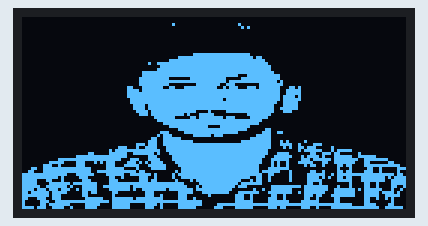
This sketch was run on a simulated Arduino Uno, built with avr-gcc and run on an emulated ATmega328P. Parts: 128×64 one-colour display.

Above: at 2.1 s.

The sketch:

oled__ME_2.0.ino
```cpp
#include <Wire.h>
#include <Adafruit_GFX.h>
#include <Adafruit_SSD1306.h>

#define SCREEN_WIDTH 128
#define SCREEN_HEIGHT 64

Adafruit_SSD1306 display(SCREEN_WIDTH, SCREEN_HEIGHT, &Wire, -1);

static const uint8_t image_data_Saraarray[1024] = {
    0x00, 0x00, 0x00, 0x00, 0x00, 0x00, 0x00, 0x00, 0x00, 0x00, 0x00, 0x00, 0x00, 0x00, 0x00, 0x00,
    0x00, 0x00, 0x00, 0x00, 0x00, 0x00, 0x00, 0x00, 0x00, 0x00, 0x00, 0x00, 0x00, 0x00, 0x00, 0x00,
    0x00, 0x00, 0x00, 0x00, 0x00, 0x00, 0x20, 0x00, 0x00, 0x80, 0x00, 0x00, 0x00, 0x00, 0x00, 0x00,
    0x00, 0x00, 0x00, 0x00, 0x00, 0x00, 0x00, 0x00, 0x00, 0x50, 0x00, 0x00, 0x00, 0x00, 0x00, 0x00,
    0x00, 0x00, 0x00, 0x00, 0x00, 0x00, 0x00, 0x00, 0x00, 0x00, 0x00, 0x00, 0x00, 0x00, 0x00, 0x00,
    0x00, 0x00, 0x00, 0x00, 0x00, 0x00, 0x00, 0x00, 0x00, 0x00, 0x00, 0x00, 0x00, 0x00, 0x00, 0x00,
    0x00, 0x00, 0x00, 0x00, 0x00, 0x00, 0x00, 0x00, 0x00, 0x00, 0x00, 0x00, 0x00, 0x00, 0x00, 0x00,
    0x00, 0x00, 0x00, 0x00, 0x00, 0x00, 0x00, 0x00, 0x00, 0x00, 0x00, 0x00, 0x00, 0x00, 0x00, 0x00,
    0x00, 0x00, 0x00, 0x00, 0x00, 0x00, 0x00, 0x00, 0x00, 0x00, 0x00, 0x00, 0x00, 0x00, 0x00, 0x00,
    0x00, 0x00, 0x00, 0x00, 0x00, 0x00, 0x00, 0x00, 0x00, 0x00, 0x00, 0x00, 0x00, 0x00, 0x00, 0x00,
    0x00, 0x00, 0x00, 0x00, 0x00, 0x00, 0x00, 0x00, 0x00, 0x00, 0x00, 0x00, 0x00, 0x00, 0x00, 0x00,
    0x00, 0x00, 0x00, 0x00, 0x00, 0x00, 0x00, 0x00, 0x00, 0x00, 0x00, 0x00, 0x00, 0x00, 0x00, 0x00,
    0x00, 0x00, 0x00, 0x00, 0x00, 0x00, 0x00, 0x7f, 0xff, 0xf0, 0x00, 0x00, 0x00, 0x00, 0x00, 0x00,
    0x00, 0x00, 0x00, 0x00, 0x00, 0x00, 0x0f, 0xff, 0xff, 0xfb, 0x00, 0x00, 0x00, 0x00, 0x00, 0x00,
    0x00, 0x00, 0x00, 0x00, 0x00, 0x00, 0x7f, 0xff, 0xff, 0xff, 0x80, 0x00, 0x00, 0x00, 0x00, 0x00,
    0x00, 0x00, 0x00, 0x00, 0x00, 0x27, 0xff, 0xff, 0xff, 0xff, 0xc0, 0x00, 0x00, 0x00, 0x00, 0x00,
    0x00, 0x00, 0x00, 0x00, 0x00, 0x03, 0xff, 0xff, 0xff, 0xff, 0xe0, 0x00, 0x00, 0x00, 0x00, 0x00,
    0x00, 0x00, 0x00, 0x00, 0x00, 0x07, 0xff, 0xff, 0xff, 0xff, 0xe0, 0x00, 0x00, 0x00, 0x00, 0x00,
    0x00, 0x00, 0x00, 0x00, 0x00, 0xff, 0xff, 0xff, 0xff, 0xff, 0xf0, 0x00, 0x00, 0x00, 0x00, 0x00,
    0x00, 0x00, 0x00, 0x00, 0x00, 0xff, 0xff, 0xff, 0xff, 0x1f, 0xfc, 0x00, 0x00, 0x00, 0x00, 0x00,
    0x00, 0x00, 0x00, 0x00, 0x01, 0xff, 0x80, 0xff, 0xf0, 0x7f, 0xfc, 0x00, 0x00, 0x00, 0x00, 0x00,
    0x00, 0x00, 0x00, 0x00, 0x01, 0xff, 0xff, 0xff, 0xf7, 0xff, 0xfa, 0x00, 0x00, 0x00, 0x00, 0x00,
    0x00, 0x00, 0x00, 0x00, 0x01, 0xff, 0x80, 0x3f, 0xce, 0x01, 0xfe, 0x00, 0x00, 0x00, 0x00, 0x00,
    0x00, 0x00, 0x00, 0x00, 0x18, 0xfe, 0x63, 0xff, 0x97, 0x1d, 0xfc, 0x68, 0x00, 0x00, 0x00, 0x00,
    0x00, 0x00, 0x00, 0x00, 0x1e, 0xff, 0xff, 0xff, 0xff, 0xff, 0xfc, 0xf8, 0x00, 0x00, 0x00, 0x00,
    0x00, 0x00, 0x00, 0x00, 0x1f, 0xff, 0xff, 0xff, 0xff, 0xff, 0xfc, 0xf8, 0x00, 0x00, 0x00, 0x00,
    0x00, 0x00, 0x00, 0x00, 0x1f, 0xff, 0xff, 0xff, 0xff, 0xff, 0xfd, 0xe8, 0x00, 0x00, 0x00, 0x00,
    0x00, 0x00, 0x00, 0x00, 0x0f, 0xff, 0xff, 0xff, 0xef, 0xff, 0xfd, 0xf8, 0x00, 0x00, 0x00, 0x00,
    0x00, 0x00, 0x00, 0x00, 0x0f, 0xff, 0xff, 0xff, 0xff, 0xff, 0xf9, 0xf0, 0x00, 0x00, 0x00, 0x00,
    0x00, 0x00, 0x00, 0x00, 0x07, 0xbf, 0xff, 0xff, 0xff, 0xff, 0xf1, 0xf0, 0x00, 0x00, 0x00, 0x00,
    0x00, 0x00, 0x00, 0x00, 0x07, 0xbf, 0xff, 0xff, 0xff, 0xff, 0xf3, 0xf0, 0x00, 0x00, 0x00, 0x00,
    0x00, 0x00, 0x00, 0x00, 0x03, 0xdf, 0xff, 0xc2, 0x0f, 0xff, 0xf1, 0xc0, 0x00, 0x00, 0x00, 0x00,
    0x00, 0x00, 0x00, 0x00, 0x01, 0xdf, 0xfd, 0x1f, 0x00, 0x1f, 0xe0, 0x00, 0x00, 0x00, 0x00, 0x00,
    0x00, 0x00, 0x00, 0x00, 0x00, 0x0f, 0xe0, 0xdf, 0xee, 0x0f, 0xc0, 0x00, 0x00, 0x00, 0x00, 0x00,
    0x00, 0x00, 0x00, 0x00, 0x00, 0x07, 0xff, 0xff, 0xff, 0xff, 0x00, 0x00, 0x00, 0x00, 0x00, 0x00,
    0x00, 0x00, 0x00, 0x00, 0x00, 0x01, 0xff, 0xff, 0xff, 0xfe, 0x00, 0x00, 0x00, 0x00, 0x00, 0x00,
    0x00, 0x00, 0x00, 0x00, 0x00, 0x00, 0x7f, 0xfc, 0x3f, 0xf0, 0x00, 0x00, 0x00, 0x00, 0x00, 0x00,
    0x00, 0x00, 0x00, 0x00, 0x00, 0x00, 0x0f, 0xff, 0xff, 0xe0, 0x60, 0x00, 0x00, 0x00, 0x00, 0x00,
    0x00, 0x00, 0x00, 0x00, 0x00, 0x03, 0x83, 0xff, 0xff, 0x00, 0xe6, 0x00, 0x00, 0x00, 0x00, 0x00,
    0x00, 0x00, 0x00, 0x00, 0x00, 0x05, 0xc0, 0x7e, 0xe0, 0x03, 0xe0, 0x00, 0x00, 0x00, 0x00, 0x00,
    0x00, 0x00, 0x00, 0x00, 0x00, 0x19, 0xf8, 0x00, 0x00, 0x0f, 0xe0, 0x00, 0x00, 0x00, 0x00, 0x00,
    0x00, 0x00, 0x00, 0x00, 0x00, 0x39, 0xff, 0x80, 0x00, 0x7f, 0xe2, 0x82, 0x00, 0x00, 0x00, 0x00,
    0x00, 0x00, 0x00, 0x00, 0x03, 0xb9, 0xff, 0xff, 0xff, 0xff, 0xe3, 0xc8, 0x70, 0x00, 0x00, 0x00,
    0x00, 0x00, 0x00, 0x00, 0xe2, 0x78, 0xff, 0xff, 0xff, 0xff, 0xe1, 0x4d, 0xc1, 0x00, 0x00, 0x00,
    0x00, 0x00, 0x00, 0x05, 0xff, 0xfc, 0xff, 0xff, 0xff, 0xff, 0xc0, 0x0b, 0xf1, 0x7c, 0x00, 0x00,
    0x00, 0x00, 0x03, 0x07, 0xe7, 0xf4, 0x7f, 0xff, 0xff, 0xff, 0xc7, 0x80, 0xce, 0xc0, 0x80, 0x00,
    0x00, 0x00, 0x3f, 0xff, 0xe0, 0x38, 0x3f, 0xff, 0xff, 0xff, 0x8f, 0xc5, 0xe8, 0xfc, 0xfc, 0x00,
    0x00, 0x0f, 0xff, 0xff, 0x8e, 0x3c, 0x3f, 0xff, 0xff, 0xff, 0x1f, 0x87, 0x7e, 0xff, 0x3f, 0xc0,
    0x00, 0x7c, 0x38, 0xae, 0x1d, 0x5e, 0x1f, 0xff, 0xff, 0xff, 0x14, 0x8f, 0x8c, 0xfe, 0x30, 0x30,
    0x01, 0xc8, 0x38, 0x0e, 0x3e, 0x3f, 0x0f, 0xff, 0xff, 0xfe, 0x14, 0x82, 0xc8, 0x6c, 0x3f, 0xfc,
    0x19, 0xff, 0xfe, 0x0f, 0xc2, 0x1f, 0x07, 0xff, 0xff, 0xfe, 0x3f, 0x80, 0x00, 0x44, 0x19, 0x07,
    0x31, 0xff, 0xfe, 0x7f, 0xfd, 0x80, 0x17, 0xff, 0xff, 0xfe, 0xfc, 0x40, 0xc8, 0x6c, 0x39, 0x04,
    0xff, 0xfe, 0x3f, 0x0f, 0xcf, 0xe8, 0x2f, 0xff, 0xff, 0xff, 0x30, 0x41, 0xf9, 0x7f, 0xff, 0xf6,
    0xff, 0xf4, 0x1c, 0x06, 0x41, 0xc8, 0x27, 0xff, 0xff, 0xf3, 0x20, 0x41, 0xea, 0x6c, 0x7f, 0xaf,
    0xf8, 0xc4, 0x0e, 0x07, 0x01, 0xd8, 0x10, 0xbf, 0xff, 0x8b, 0x20, 0x41, 0xf0, 0x7c, 0x7f, 0x9f,
    0xf8, 0x7f, 0x7f, 0x87, 0xff, 0xff, 0xfc, 0x1f, 0xff, 0x7f, 0x00, 0x01, 0x90, 0x04, 0x32, 0x1f,
    0xfc, 0xfe, 0x8f, 0x9f, 0xf7, 0xff, 0xfe, 0x2f, 0xfe, 0xe0, 0x1f, 0xfb, 0xfc, 0x44, 0x32, 0x19,
    0xf7, 0x77, 0x2f, 0x87, 0xf4, 0xff, 0x7f, 0xbf, 0xfc, 0x04, 0x9f, 0xc3, 0xfc, 0xfe, 0xbf, 0x12,
    0xdf, 0xbe, 0x0d, 0x83, 0x00, 0x70, 0x0f, 0x8f, 0xf8, 0xfe, 0x3f, 0xcb, 0xf8, 0xfe, 0x3e, 0xf4,
    0xff, 0xb8, 0x0c, 0x02, 0x00, 0x72, 0x0e, 0x02, 0x01, 0xc8, 0x19, 0x03, 0xb1, 0xfe, 0x3e, 0x7c,
    0xc7, 0x38, 0x07, 0xe3, 0xfb, 0xfe, 0x0e, 0x40, 0x01, 0xc8, 0x39, 0x03, 0x20, 0xc0, 0x32, 0x50,
    0x83, 0x9f, 0xff, 0xfb, 0xff, 0xff, 0xff, 0xf0, 0x01, 0xf8, 0x3f, 0x87, 0xe0, 0xc0, 0x30, 0x10,
    0x83, 0x7f, 0x07, 0xc3, 0xf0, 0x7a, 0x0f, 0xf0, 0x7f, 0xff, 0xff, 0xff, 0xff, 0xfc, 0x3c, 0x30,
    0xf7, 0x3c, 0x87, 0x83, 0xf0, 0x72, 0x0f, 0xc0, 0xe1, 0xf8, 0x3b, 0x07, 0x21, 0xff, 0xfe, 0x7e
};

void setup() {
  Serial.begin(115200);

  if(!display.begin(SSD1306_SWITCHCAPVCC, 0x3C)) {
    Serial.println(F("SSD1306 allocation failed"));
    for(;;);
  }
  delay(2000); // Pause for 2 seconds

  // Clear the buffer.
  display.clearDisplay();

  // Draw bitmap on the screen
  display.drawBitmap(0, 0, image_data_Saraarray, 128, 64, 1);
  display.display();
}

void loop() {

}
```
